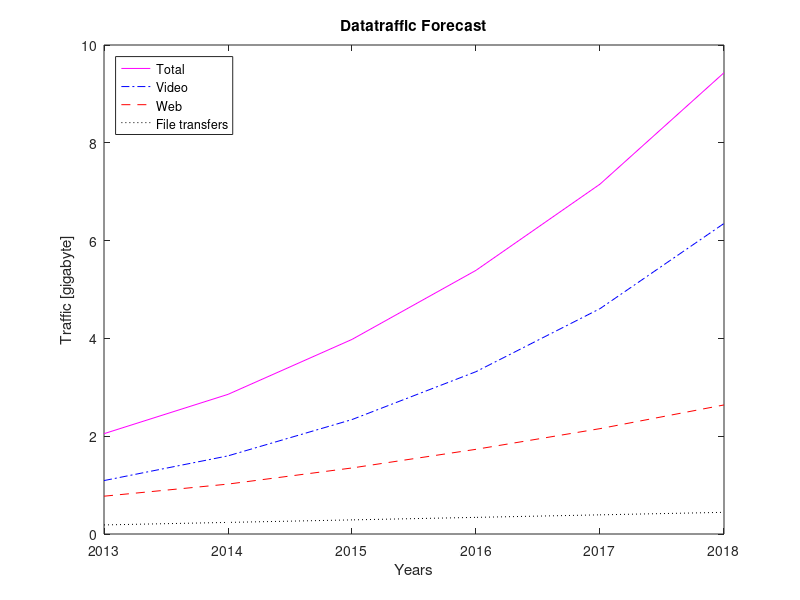

Reproduce this figure in MATLAB. (Note: this script raises an error after producing the figure.)
clear
close all
load datatraffic.mat
traffic = traffic/9.7;
video = traffic(:,1);
file_transfers = traffic(:,2);
web = traffic(:,3);
total = video + file_transfers + web;
ax = gca;

plot(years, total, '-m', years, video, '-.b', years, web, '--r', years, file_transfers, ':k');
title('Datatraffic Forecast');
xlabel('Years');
ylabel('Traffic [gigabyte]');
legend('Total', 'Video', 'Web', 'File transfers');
legend('Location', 'NorthWest');
ax.XTick = years.';